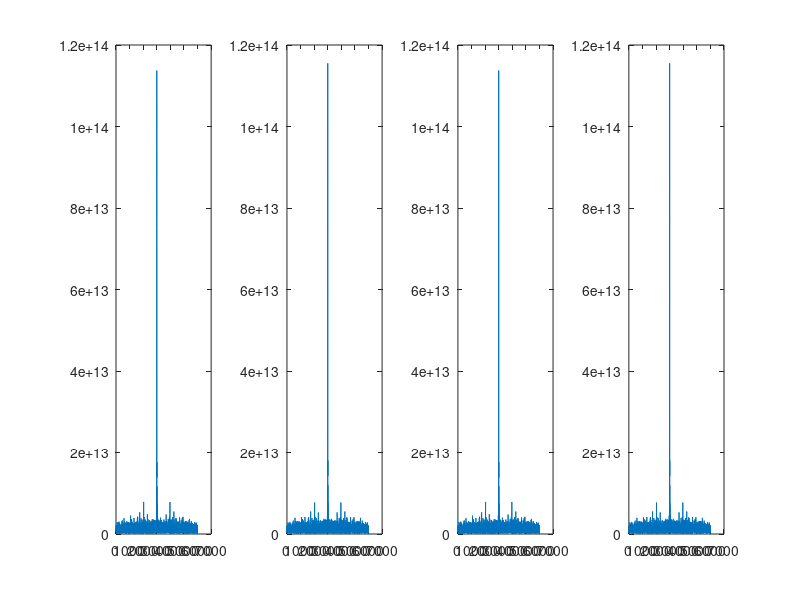

Write the MATLAB code that produced this figure. (Note: this script raises an error after producing the figure.)
clc, clear all

%%T�nker att vi skapar en signal f�rst 
X=load('x.mat');
x=X.x;

r1=xcorr(x(:,1),x(:,2),3000)/length(x(:,1));
r2=xcorr(x(:,1),x(:,3),3000)/length(x(:,1));
r3=xcorr(x(:,1),x(:,4),3000)/length(x(:,1));
r4=xcorr(x(:,1),x(:,5),3000)/length(x(:,1));
 subplot(1,4,1)
plot(abs(r1))
 subplot(1,4,2)
 plot(abs(r2))
subplot(1,4,3)
plot(abs(r3))
subplot(1,4,4)
plot(abs(r4))

figure(2)

pspectrum(x(:,1))

%% genSignal
import Usefulfunctions.*
close,clear all,clc

sParam=struct;
sParam.centerFq=0;
sParam.bw=2e6;
sParam.gain=50;
sParam.fs=10e6;
sParam.N=10e3;
sParam.noise=0.1;

signalGen=c_SignalGen(sParam);
[fAxis,out]=signalGen.generateSignal;

pspectrum(out,sParam.fs)
%% genSignal and RFpropogate
clc, close, clear all
%init signal
sParam=struct;
sParam.centerFq=650e6;
sParam.bw=2e6;
sParam.power=100; %power in watt
sParam.fs=10e6; %samplefq
sParam.N=10e3;  %nr samples
sParam.noise=0.1;

%inspect signal..
signalGen=c_SignalGen(sParam);
[fAxis,out]=signalGen.generateSignal;
watt_signal=bandpower(out,sParam.fs,[-1e6 1e6])
figure(1)
pspectrum(out,sParam.fs)
hold on
% todo plotta amgfunc

%init enviroment
envParam=struct;
envParam.signal.cFq=sParam.centerFq;
envParam.signal.fs=sParam.fs;
envParam.rx.coord=[0,0];
envParam.tx.coord=[5e3,0];
envParam.target.coord=[(2.5e3),(2.5e3)];
envParam.target.cs=40;

env=c_Enviroment(envParam);

out=env.propagate(out,5e3);

pspectrum(out,sParam.fs)


